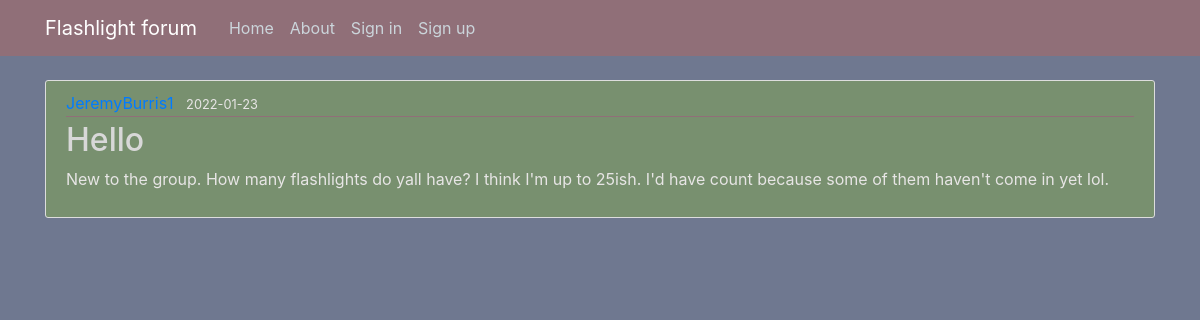
Screenshot of /post/2 with the database file from the repository.
### flashlight_forum/models.py (models this page shows, shortened)
class User(db.Model, UserMixin):
    id = db.Column(db.Integer, primary_key=True)
    username = db.Column(db.String(20), unique=True, nullable=False)
    email = db.Column(db.String(120), unique=True, nullable=False)
    password = db.Column(db.String(60), nullable=False)
    posts = db.relationship('Post', backref='author', lazy=True)

class Post(db.Model):
    id = db.Column(db.Integer, primary_key=True)
    title = db.Column(db.String(100), nullable=False)
    date_posted = db.Column(db.DateTime, nullable=False, default=datetime.utcnow)
    content = db.Column(db.Text, nullable=False)
    user_id = db.Column(db.Integer, db.ForeignKey('user.id'), nullable=False)

### flashlight_forum/routes.py (the view)
@app.route("/post/<int:post_id>")
def post(post_id):
    post = Post.query.get_or_404(post_id)
    return render_template('post.html', title=post.title, post=post)

### flashlight_forum/templates/post.html (shortened to what this page needs)
{% extends "layout.html" %}
{% block content %}
  <article class="media content-section">
    <div class="media-body">
      <div class="article-metadata">
        <a class="mr-2" href="#">{{ post.author.username }}</a>
        <small>{{ post.date_posted.strftime('%Y-%m-%d') }}</small>
      </div>
      <h2 class="article-title">{{ post.title }}</h2>
      <p class="article-content">{{ post.content }}</p>
    </div>
  </article>
{% endblock content %}

### flashlight_forum/static/main.css (style rules this page uses)
body { background: #6F7890; color: #e7e5e5; margin-top: 5rem; }
h1, h2, h3, h4, h5, h6 { color: #e7e5e5; }
.content-section { background: #78906F; padding: 10px 20px; border: 1px solid #dddddd; border-radius: 3px; margin-bottom: 20px; }
.article-title { color: #d8d8d8; }
.article-content { white-space: pre-line; }
.article-metadata { padding-bottom: 1px; margin-bottom: 4px; border-bottom: 1px solid #906F78 }

### rows the page displays
User: author.username "JeremyBurris1"
Post: date_posted "2022-01-23", title "Hello", content "New to the group. How many flashlights do yall have? I think I'm up to 25ish. I'd have count because some of them haven't come in yet lol."
